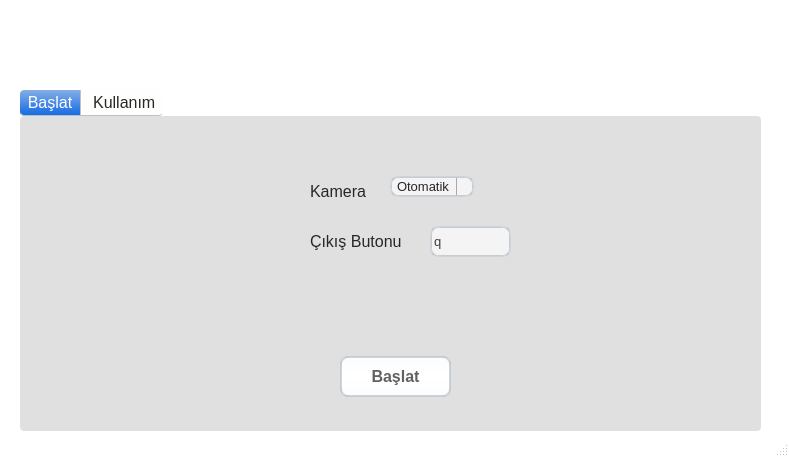
<?xml version="1.0" encoding="UTF-8"?>
<ui version="4.0">
 <class>MainWindow</class>
 <widget class="QMainWindow" name="MainWindow">
  <property name="geometry">
   <rect>
    <x>0</x>
    <y>0</y>
    <width>789</width>
    <height>457</height>
   </rect>
  </property>
  <property name="windowTitle">
   <string>MainWindow</string>
  </property>
  <property name="layoutDirection">
   <enum>Qt::LeftToRight</enum>
  </property>
  <property name="styleSheet">
   <string notr="true">
QMainWindow {
    background-color:white;
}
QPushButton, QToolButton, QCommandLinkButton{
    padding: 0 5px 0 5px;
    border-style: solid;
    border-top-color: qlineargradient(spread:pad, x1:0, y1:0, x2:0, y2:1, stop:0 #c1c9cf, stop:1 #d2d8dd);
    border-right-color: qlineargradient(spread:pad, x1:1, y1:0, x2:0, y2:0, stop:0 #c1c9cf, stop:1 #d2d8dd);
    border-bottom-color: qlineargradient(spread:pad, x1:0, y1:1, x2:0, y2:0, stop:0 #c1c9cf, stop:1 #d2d8dd);
    border-left-color: qlineargradient(spread:pad, x1:0, y1:0, x2:1, y2:0, stop:0 #c1c9cf, stop:1 #d2d8dd);
    border-width: 2px;
    border-radius: 8px;
    color: #616161;
    font-weight: bold;
    background-color: qlineargradient(spread:pad, x1:0.5, y1:0, x2:0.5, y2:1, stop:0 #fbfdfd, stop:0.5 #ffffff, stop:1 #fbfdfd);
}
QPushButton::default, QToolButton::default, QCommandLinkButton::default{
    border: 2px solid transparent;
    color: #FFFFFF;
    background-color: qlineargradient(spread:pad, x1:0.5, y1:0, x2:0.5, y2:1, stop:0 #84afe5, stop:1 #1168e4);
}
QPushButton:hover, QToolButton:hover, QCommandLinkButton:hover{
    color: #3d3d3d;
}
QPushButton:pressed, QToolButton:pressed, QCommandLinkButton:pressed{
    color: #aeaeae;
    background-color: qlineargradient(spread:pad, x1:0.5, y1:0, x2:0.5, y2:1, stop:0 #ffffff, stop:0.5 #fbfdfd, stop:1 #ffffff);
}
QPushButton:disabled, QToolButton:disabled, QCommandLinkButton:disabled{
    color: #616161;
    background-color: qlineargradient(spread:pad, x1:0.5, y1:0, x2:0.5, y2:1, stop:0 #dce7eb, stop:0.5 #e0e8eb, stop:1 #dee7ec);
}
QLineEdit, QTextEdit, QPlainTextEdit, QSpinBox, QDoubleSpinBox, QTimeEdit, QDateEdit, QDateTimeEdit {
    border-width: 2px;
    border-radius: 8px;
    border-style: solid;
    border-top-color: qlineargradient(spread:pad, x1:0.5, y1:1, x2:0.5, y2:0, stop:0 #c1c9cf, stop:1 #d2d8dd);
    border-right-color: qlineargradient(spread:pad, x1:0, y1:0, x2:1, y2:0, stop:0 #c1c9cf, stop:1 #d2d8dd);
    border-bottom-color: qlineargradient(spread:pad, x1:0.5, y1:0, x2:0.5, y2:1, stop:0 #c1c9cf, stop:1 #d2d8dd);
    border-left-color: qlineargradient(spread:pad, x1:1, y1:0, x2:0, y2:0, stop:0 #c1c9cf, stop:1 #d2d8dd);
    background-color: #f4f4f4;
    color: #3d3d3d;
}
QLineEdit:focus, QTextEdit:focus, QPlainTextEdit:focus, QSpinBox:focus, QDoubleSpinBox:focus, QTimeEdit:focus, QDateEdit:focus, QDateTimeEdit:focus {
    border-width: 2px;
    border-radius: 8px;
    border-style: solid;
    border-top-color: qlineargradient(spread:pad, x1:0.5, y1:1, x2:0.5, y2:0, stop:0 #85b7e3, stop:1 #9ec1db);
    border-right-color: qlineargradient(spread:pad, x1:0, y1:0, x2:1, y2:0, stop:0 #85b7e3, stop:1 #9ec1db);
    border-bottom-color: qlineargradient(spread:pad, x1:0.5, y1:0, x2:0.5, y2:1, stop:0 #85b7e3, stop:1 #9ec1db);
    border-left-color: qlineargradient(spread:pad, x1:1, y1:0, x2:0, y2:0, stop:0 #85b7e3, stop:1 #9ec1db);
    background-color: #f4f4f4;
    color: #3d3d3d;
}
QLineEdit:disabled, QTextEdit:disabled, QPlainTextEdit:disabled, QSpinBox:disabled, QDoubleSpinBox:disabled, QTimeEdit:disabled, QDateEdit:disabled, QDateTimeEdit:disabled {
    color: #b9b9b9;
}
QSpinBox::up-button, QDoubleSpinBox::up-button, QTimeEdit::up-button, QDateEdit::up-button, QDateTimeEdit::up-button {
    subcontrol-origin: padding;
    subcontrol-position: top right;
    width: 15px;
    color: #272727;
    border-left-width: 1px;
    border-left-color: darkgray;
    border-left-style: solid;
    border-top-right-radius: 3px;
    padding: 3px;
}
QSpinBox::down-button, QDoubleSpinBox::down-button, QTimeEdit::down-button, QDateEdit::down-button, QDateTimeEdit::down-button {
    subcontrol-origin: padding;
    subcontrol-position: bottom right;
    width: 15px;
    color: #272727;
    border-left-width: 1px;
    border-left-color: darkgray;
    border-left-style: solid;
    border-bottom-right-radius: 3px;
    padding: 3px;
}
QSpinBox::up-button:pressed, QDoubleSpinBox::up-button:pressed, QTimeEdit::up-button:pressed, QDateEdit::up-button:pressed, QDateTimeEdit::up-button:pressed {
    color: #aeaeae;
    background-color: qlineargradient(spread:pad, x1:0.5, y1:0, x2:0.5, y2:1, stop:0 #ffffff, stop:0.5 #fbfdfd, stop:1 #ffffff);
}
QSpinBox::down-button:pressed, QDoubleSpinBox::down-button:pressed, QTimeEdit::down-button:pressed, QDateEdit::down-button:pressed, QDateTimeEdit::down-button:pressed {
    color: #aeaeae;
    background-color: qlineargradient(spread:pad, x1:0.5, y1:0, x2:0.5, y2:1, stop:0 #ffffff, stop:0.5 #fbfdfd, stop:1 #ffffff);
}
QSpinBox::up-button:hover, QDoubleSpinBox::up-button:hover, QTimeEdit::up-button:hover, QDateEdit::up-button:hover, QDateTimeEdit::up-button:hover {
    color: #FFFFFF;
    border-top-right-radius: 5px;
    background-color: qlineargradient(spread:pad, x1:0.5, y1:0, x2:0.5, y2:1, stop:0 #84afe5, stop:1 #1168e4);
    
}
QSpinBox::down-button:hover, QDoubleSpinBox::down-button:hover, QTimeEdit::down-button:hover, QDateEdit::down-button:hover, QDateTimeEdit::down-button:hover {
    color: #FFFFFF;
    border-bottom-right-radius: 5px;
    background-color: qlineargradient(spread:pad, x1:0.5, y1:0, x2:0.5, y2:1, stop:0 #84afe5, stop:1 #1168e4);
}
QSpinBox::up-arrow, QDoubleSpinBox::up-arrow, QTimeEdit::up-arrow, QDateEdit::up-arrow, QDateTimeEdit::up-arrow {
    image: url(/usr/share/icons/Adwaita/16x16/actions/go-up-symbolic.symbolic.png);
}
QSpinBox::down-arrow, QDoubleSpinBox::down-arrow, QTimeEdit::down-arrow, QDateEdit::down-arrow, QDateTimeEdit::down-arrow {
    image: url(/usr/share/icons/Adwaita/16x16/actions/go-down-symbolic.symbolic.png);
}
QProgressBar {
    max-height: 8px;
    text-align: center;
    font: italic bold 11px;
    color: #3d3d3d;
    border: 1px solid transparent;
    border-radius:4px;
    background-color: qlineargradient(spread:pad, x1:0, y1:0, x2:0, y2:1, stop:0 #ddd5d5, stop:0.5 #dad3d3, stop:1 #ddd5d5);
}
QProgressBar::chunk {
    background-color: qlineargradient(spread:pad, x1:0, y1:0, x2:0, y2:1, stop:0 #467dd1, stop:0.5 #3b88fc, stop:1 #467dd1);
    border-radius: 4px;
}
QProgressBar:disabled {
    color: #616161;
}
QProgressBar::chunk:disabled {
    background-color: #aeaeae;
}
QSlider::groove {
    border: 1px solid #bbbbbb;
    background-color: #52595d;
    border-radius: 4px;
}
QSlider::groove:horizontal {
    height: 6px;
}
QSlider::groove:vertical {
    width: 6px;
}
QSlider::handle:horizontal {
    background: #ffffff;
    border-style: solid;
    border-width: 1px;
    border-color: rgb(207,207,207);
    width: 12px;
    margin: -5px 0;
    border-radius: 7px;
}
QSlider::handle:vertical {
    background: #ffffff;
    border-style: solid;
    border-width: 1px;
    border-color: rgb(207,207,207);
    height: 12px;
    margin: 0 -5px;
    border-radius: 7px;
}
QSlider::add-page, QSlider::sub-page {
    border: 1px transparent;
    background-color: #52595d;
    border-radius: 4px;
}
QSlider::add-page:horizontal {
    background: qlineargradient(spread:pad, x1:0, y1:0, x2:0, y2:1, stop:0 #ddd5d5, stop:0.5 #dad3d3, stop:1 #ddd5d5);
}
QSlider::sub-page:horizontal {
    background-color: qlineargradient(spread:pad, x1:0, y1:0, x2:1, y2:0, stop:0 #467dd1, stop:0.5 #3b88fc, stop:1 #467dd1);
}
QSlider::add-page:vertical {
    background-color: qlineargradient(spread:pad, x1:0, y1:0, x2:0, y2:1, stop:0 #467dd1, stop:0.5 #3b88fc, stop:1 #467dd1);
}
QSlider::sub-page:vertical {
    background: qlineargradient(spread:pad, x1:0, y1:0, x2:1, y2:0, stop:0 #ddd5d5, stop:0.5 #dad3d3, stop:1 #ddd5d5);
}
QSlider::add-page:horizontal:disabled, QSlider::sub-page:horizontal:disabled, QSlider::add-page:vertical:disabled, QSlider::sub-page:vertical:disabled {
    background: #b9b9b9;
}
QComboBox, QFontComboBox {
    border-width: 2px;
    border-radius: 8px;
    border-style: solid;
    border-top-color: qlineargradient(spread:pad, x1:0.5, y1:1, x2:0.5, y2:0, stop:0 #c1c9cf, stop:1 #d2d8dd);
    border-right-color: qlineargradient(spread:pad, x1:0, y1:0, x2:1, y2:0, stop:0 #c1c9cf, stop:1 #d2d8dd);
    border-bottom-color: qlineargradient(spread:pad, x1:0.5, y1:0, x2:0.5, y2:1, stop:0 #c1c9cf, stop:1 #d2d8dd);
    border-left-color: qlineargradient(spread:pad, x1:1, y1:0, x2:0, y2:0, stop:0 #c1c9cf, stop:1 #d2d8dd);
    background-color: #f4f4f4;
    color: #272727;
    padding-left: 5px;
}
QComboBox:editable, QComboBox:!editable, QComboBox::drop-down:editable, QComboBox:!editable:on, QComboBox::drop-down:editable:on {
    background: #ffff;
}
QComboBox::drop-down {
    subcontrol-origin: padding;
    subcontrol-position: top right;
    width: 15px;
    color: #272727;
    border-left-width: 1px;
    border-left-color: darkgray;
    border-left-style: solid;
    border-top-right-radius: 3px;
    border-bottom-right-radius: 3px;
}
QComboBox::down-arrow {
    image: url(/usr/share/icons/Adwaita/16x16/actions/go-down-symbolic.symbolic.png); /*Adawaita icon thene*/
}

QComboBox::down-arrow:on {
    top: 1px;
    left: 1px;
}
QComboBox QAbstractItemView {
    border: 1px solid darkgray;
    border-radius: 8px;
    selection-background-color: #dadada;
    selection-color: #272727;
    color: #272727;
    background: white;
}
QLabel, QCheckBox, QRadioButton {
    color: #272727;
}
QCheckBox {
    padding: 2px;
}
QCheckBox:disabled, QRadioButton:disabled {
    color: #808086;
    padding: 2px;
}

QCheckBox:hover {
    border-radius:4px;
    border-style:solid;
    padding-left: 1px;
    padding-right: 1px;
    padding-bottom: 1px;
    padding-top: 1px;
    border-width:1px;
    border-color: transparent;
}
QCheckBox::indicator:checked {
    image: url(/usr/share/icons/Adwaita/16x16/actions/object-select-symbolic.symbolic.png);
    height: 15px;
    width: 15px;
    border-style:solid;
    border-width: 1px;
    border-color: #48a5fd;
    color: #ffffff;
    border-radius: 3px;
    background-color: qlineargradient(spread:pad, x1:0, y1:0, x2:0, y2:1, stop:0 #48a5fd, stop:0.5 #329cfb, stop:1 #48a5fd);
}
QCheckBox::indicator:unchecked {
    
    height: 15px;
    width: 15px;
    border-style:solid;
    border-width: 1px;
    border-color: #48a5fd;
    border-radius: 3px;
    background-color: #fbfdfa;
}
QLCDNumber {
    color: #616161;;
}
QMenuBar {
    background-color: #ececec;
}
QMenuBar::item {
    color: #616161;
    spacing: 3px;
    padding: 1px 4px;
    background-color: #ececec;
}

QMenuBar::item:selected {
    background-color: #dadada;
    color: #3d3d3d;
}
QMenu {
    background-color: #ececec;
}
QMenu::item:selected {
    background-color: #dadada;
    color: #3d3d3d;
}
QMenu::item {
    color: #616161;;
    background-color: #e0e0e0;
}
QTabWidget {
    color:rgb(0,0,0);
    background-color:#000000;
}
QTabWidget::pane {
    border-color: #050a0e;
    background-color: #e0e0e0;
    border-width: 1px;
    border-radius: 4px;
    position: absolute;
    top: -0.5em;
    padding-top: 0.5em;
}

QTabWidget::tab-bar {
    alignment: center;
}

QTabBar::tab {
    border-bottom: 1px solid #c0c0c0;
    padding: 3px;
    color: #272727;
    background-color: #fefefc;
    margin-left:0px;
}
QTabBar::tab:!last {
    border-right: 1px solid;
    border-right-color: #c0c0c0;
    border-bottom-color: #c0c0c0;
}
QTabBar::tab:first {
    border-top-left-radius: 4px;
    border-bottom-left-radius: 4px;
}
QTabBar::tab:last {
    border-top-right-radius: 4px;
    border-bottom-right-radius: 4px;
}
QTabBar::tab:selected, QTabBar::tab:last:selected, QTabBar::tab:hover {
    color: #FFFFFF;
    background-color: qlineargradient(spread:pad, x1:0.5, y1:0, x2:0.5, y2:1, stop:0 #84afe5, stop:1 #1168e4);
}
QRadioButton::indicator {
    height: 14px;
    width: 14px;
    border-style:solid;
    border-radius:7px;
    border-width: 1px;
}
QRadioButton::indicator:checked {
    border-color: #48a5fd;
    background-color: qradialgradient(cx:0.5, cy:0.5, radius:0.4,fx:0.5, fy:0.5, stop:0 #ffffff, stop:0.5 #ffffff, stop:0.6 #48a5fd, stop:1 #48a5fd);
}
QRadioButton::indicator:!checked {
    border-color: #a9b7c6;
    background-color: #fbfdfa;
}
QStatusBar {
    color:#027f7f;
}

QDial {
    background: #16a085;
}

QToolBox {
    color: #a9b7c6;
    background-color: #222b2e;
}
QToolBox::tab {
    color: #a9b7c6;
    background-color:#222b2e;
}
QToolBox::tab:selected {
    color: #FFFFFF;
    background-color:#222b2e;
}
QScrollArea {
    color: #FFFFFF;
    background-color:#222b2e;
}

QScrollBar:horizontal {
	max-height: 10px;
	border: 1px transparent grey;
	margin: 0px 20px 0px 20px;
	background: transparent;
}
QScrollBar:vertical {
	max-width: 10px;
	border: 1px transparent grey;
	margin: 20px 0px 20px 0px;
	background: transparent;
}
QScrollBar::handle:vertical, QScrollBar::handle:horizontal {
	background: #52595d;
	border-style: transparent;
	border-radius: 4px;
	min-height: 25px;
}
QScrollBar::handle:horizontal:hover, QScrollBar::handle:vertical:hover {
	background: qlineargradient(spread:pad, x1:0, y1:0, x2:1, y2:0, stop:0 #467dd1, stop:0.5 #3b88fc, stop:1 #467dd1);
}
QScrollBar::add-line, QScrollBar::sub-line {
    border: 2px transparent grey;
    border-radius: 4px;
    subcontrol-origin: margin;
    background: #b9b9b9;
}
QScrollBar::add-line:horizontal {
    width: 20px;
    subcontrol-position: right;
}
QScrollBar::add-line:vertical {
    height: 20px;
    subcontrol-position: bottom;
}
QScrollBar::sub-line:horizontal {
    width: 20px;
    subcontrol-position: left;
}
QScrollBar::sub-line:vertical {
    height: 20px;
    subcontrol-position: top;
}
QScrollBar::add-line:vertical:pressed, QScrollBar::add-line:horizontal:pressed, QScrollBar::sub-line:horizontal:pressed, QScrollBar::sub-line:vertical:pressed {
    background: qlineargradient(spread:pad, x1:0, y1:0, x2:1, y2:0, stop:0 #467dd1, stop:0.5 #3b88fc, stop:1 #467dd1);
}
QScrollBar::add-page:horizontal, QScrollBar::sub-page:horizontal, QScrollBar::add-page:vertical, QScrollBar::sub-page:vertical {
    background: none;
}
QScrollBar::up-arrow:vertical {
    image: url(/usr/share/icons/Adwaita/16x16/actions/go-up-symbolic.symbolic.png);
}
QScrollBar::down-arrow:vertical {
    image: url(/usr/share/icons/Adwaita/16x16/actions/go-down-symbolic.symbolic.png);
}
QScrollBar::left-arrow:horizontal {
    image: url(/usr/share/icons/Adwaita/16x16/actions/go-previous-symbolic.symbolic.png);
}
QScrollBar::right-arrow:horizontal {
    image: url(/usr/share/icons/Adwaita/16x16/actions/go-next-symbolic.symbolic.png);
}</string>
  </property>
  <widget class="QWidget" name="centralwidget">
   <widget class="QTabWidget" name="tabWidget_2">
    <property name="geometry">
     <rect>
      <x>20</x>
      <y>90</y>
      <width>741</width>
      <height>341</height>
     </rect>
    </property>
    <property name="font">
     <font>
      <pointsize>12</pointsize>
     </font>
    </property>
    <property name="currentIndex">
     <number>0</number>
    </property>
    <property name="tabsClosable">
     <bool>false</bool>
    </property>
    <widget class="QWidget" name="tab_3">
     <attribute name="title">
      <string> Başlat </string>
     </attribute>
     <widget class="QPushButton" name="start_button">
      <property name="geometry">
       <rect>
        <x>320</x>
        <y>240</y>
        <width>111</width>
        <height>41</height>
       </rect>
      </property>
      <property name="font">
       <font>
        <pointsize>12</pointsize>
        <weight>75</weight>
        <bold>true</bold>
       </font>
      </property>
      <property name="layoutDirection">
       <enum>Qt::LeftToRight</enum>
      </property>
      <property name="text">
       <string>Başlat</string>
      </property>
     </widget>
     <widget class="QLineEdit" name="out_button">
      <property name="geometry">
       <rect>
        <x>410</x>
        <y>110</y>
        <width>81</width>
        <height>31</height>
       </rect>
      </property>
      <property name="font">
       <font>
        <pointsize>10</pointsize>
       </font>
      </property>
      <property name="text">
       <string>q</string>
      </property>
     </widget>
     <widget class="QComboBox" name="camera_select">
      <property name="geometry">
       <rect>
        <x>370</x>
        <y>60</y>
        <width>101</width>
        <height>27</height>
       </rect>
      </property>
      <property name="font">
       <font>
        <pointsize>10</pointsize>
       </font>
      </property>
      <property name="layoutDirection">
       <enum>Qt::LeftToRight</enum>
      </property>
      <property name="sizeAdjustPolicy">
       <enum>QComboBox::AdjustToContents</enum>
      </property>
      <item>
       <property name="text">
        <string>Otomatik  </string>
       </property>
      </item>
      <item>
       <property name="text">
        <string>1</string>
       </property>
      </item>
      <item>
       <property name="text">
        <string>2</string>
       </property>
      </item>
      <item>
       <property name="text">
        <string>3</string>
       </property>
      </item>
      <item>
       <property name="text">
        <string>4</string>
       </property>
      </item>
      <item>
       <property name="text">
        <string>5</string>
       </property>
      </item>
      <item>
       <property name="text">
        <string>6</string>
       </property>
      </item>
     </widget>
     <widget class="QLabel" name="label_3">
      <property name="geometry">
       <rect>
        <x>290</x>
        <y>60</y>
        <width>81</width>
        <height>31</height>
       </rect>
      </property>
      <property name="font">
       <font>
        <pointsize>12</pointsize>
       </font>
      </property>
      <property name="text">
       <string>Kamera</string>
      </property>
     </widget>
     <widget class="QLabel" name="label_4">
      <property name="geometry">
       <rect>
        <x>290</x>
        <y>110</y>
        <width>131</width>
        <height>31</height>
       </rect>
      </property>
      <property name="font">
       <font>
        <pointsize>12</pointsize>
       </font>
      </property>
      <property name="text">
       <string>Çıkış Butonu</string>
      </property>
     </widget>
    </widget>
    <widget class="QWidget" name="Tab_3">
     <attribute name="title">
      <string>  Kullanım </string>
     </attribute>
     <widget class="QTextBrowser" name="textBrowser">
      <property name="geometry">
       <rect>
        <x>70</x>
        <y>10</y>
        <width>611</width>
        <height>241</height>
       </rect>
      </property>
      <property name="html">
       <string>&lt;!DOCTYPE HTML PUBLIC &quot;-//W3C//DTD HTML 4.0//EN&quot; &quot;http://www.w3.org/TR/REC-html40/strict.dtd&quot;&gt;
&lt;html&gt;&lt;head&gt;&lt;meta name=&quot;qrichtext&quot; content=&quot;1&quot; /&gt;&lt;style type=&quot;text/css&quot;&gt;
p, li { white-space: pre-wrap; }
&lt;/style&gt;&lt;/head&gt;&lt;body style=&quot; font-family:'MS Shell Dlg 2'; font-size:7.8pt; font-weight:400; font-style:normal;&quot;&gt;
&lt;p style=&quot; margin-top:0px; margin-bottom:0px; margin-left:0px; margin-right:0px; -qt-block-indent:0; text-indent:0px;&quot;&gt;&lt;span style=&quot; font-size:12pt; font-weight:600;&quot;&gt;Miyobi&lt;/span&gt;&lt;/p&gt;
&lt;p style=&quot; margin-top:0px; margin-bottom:0px; margin-left:0px; margin-right:0px; -qt-block-indent:0; text-indent:0px;&quot;&gt;&lt;span style=&quot; font-size:9pt;&quot;&gt;Miyobi uyguaması gözlerini korumak için oluşturulmuş bir yazılımdır.Gözleriniz ekrana 35 cm'den fazla yaklaşırsa ekran parlaklığı 20'ye iner.Uzaklaşırsanız tekrar 100'e döner.&lt;/span&gt;&lt;/p&gt;
&lt;p style=&quot;-qt-paragraph-type:empty; margin-top:0px; margin-bottom:0px; margin-left:0px; margin-right:0px; -qt-block-indent:0; text-indent:0px;&quot;&gt;&lt;br /&gt;&lt;/p&gt;
&lt;p style=&quot; margin-top:0px; margin-bottom:0px; margin-left:0px; margin-right:0px; -qt-block-indent:0; text-indent:0px;&quot;&gt;&lt;span style=&quot; font-size:10pt; font-weight:600;&quot;&gt;Kullanım:&lt;/span&gt;&lt;/p&gt;
&lt;p style=&quot; margin-top:0px; margin-bottom:0px; margin-left:0px; margin-right:0px; -qt-block-indent:0; text-indent:0px;&quot;&gt;&lt;span style=&quot; font-size:10pt;&quot;&gt;İlk olarak kamerayı seçmelisiniz.Bunu otomatik bırakmak daha iyi olacaktır.Sonrasında ise Miyobi başlatıldıktan sonra onu kapatmak için kullanacağınız tuşu seçiniz.Tuş sadece Miyobi önplanda açıkken kullanılabilir(ancak Miyobi aktifliğini arkaplanda da devam ettirecektir).Bunları ayarladıktan sonra ise &amp;quot;Başlat&amp;quot; tuşuna basarak Miyobiyi çalıştırabilirsiniz.&lt;/span&gt;&lt;/p&gt;
&lt;p style=&quot;-qt-paragraph-type:empty; margin-top:0px; margin-bottom:0px; margin-left:0px; margin-right:0px; -qt-block-indent:0; text-indent:0px; font-weight:600;&quot;&gt;&lt;br /&gt;&lt;/p&gt;&lt;/body&gt;&lt;/html&gt;</string>
      </property>
     </widget>
    </widget>
   </widget>
   <widget class="QLabel" name="label">
    <property name="geometry">
     <rect>
      <x>0</x>
      <y>-40</y>
      <width>351</width>
      <height>191</height>
     </rect>
    </property>
    <property name="styleSheet">
     <string notr="true">background-image: url(:/myroot/MıYOBI.png);</string>
    </property>
    <property name="text">
     <string/>
    </property>
    <property name="pixmap">
     <pixmap resource="../myroot/roots.qrc">:/myroot/MıYOBI.png</pixmap>
    </property>
    <property name="scaledContents">
     <bool>true</bool>
    </property>
   </widget>
   <zorder>label</zorder>
   <zorder>tabWidget_2</zorder>
  </widget>
  <widget class="QMenuBar" name="menubar">
   <property name="geometry">
    <rect>
     <x>0</x>
     <y>0</y>
     <width>789</width>
     <height>23</height>
    </rect>
   </property>
  </widget>
  <widget class="QStatusBar" name="statusbar"/>
 </widget>
 <resources>
  <include location="../myroot/roots.qrc"/>
  <include location="../myroot/roots.qrc"/>
  <include location="myroot/roots.qrc"/>
 </resources>
 <connections/>
</ui>
